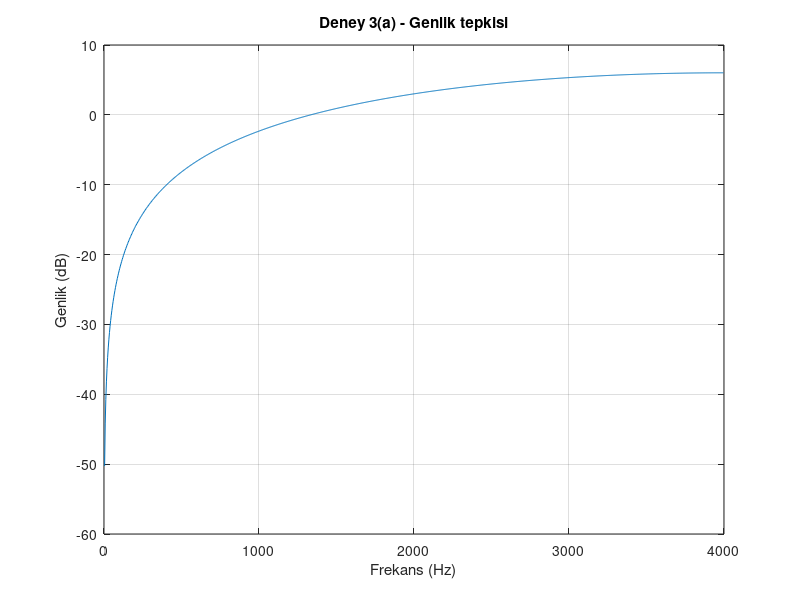
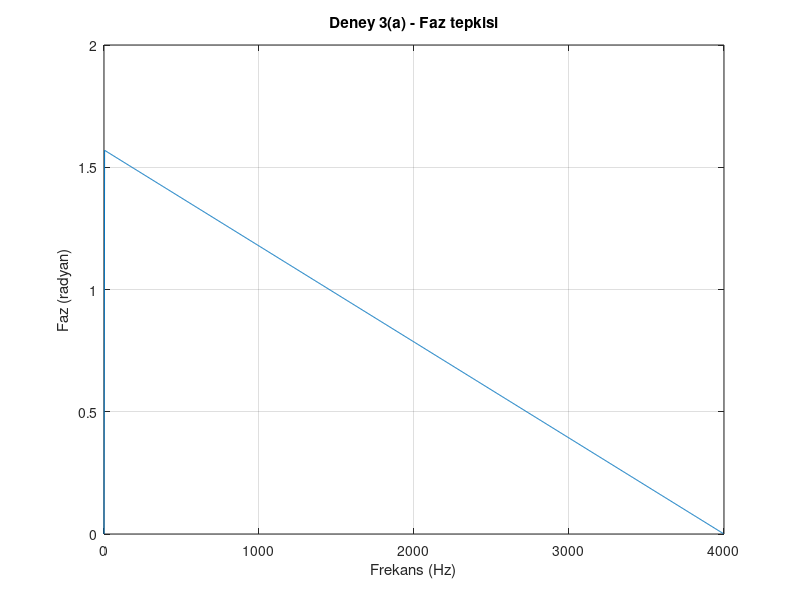

MATLAB code for these plots, in order: (Note: this script raises an error after producing the figures.)
clc;
close all;

% Filtre
fs = 8000;
alpha = 1;
B = [1 -alpha];
A = [1];

% (a) Frekans tepkisi
[H,fresp] = freqz(B, A, 1024, fs);4

figure;
plot(fresp, 20*log10(abs(H)));
grid on;
xlabel('Frekans (Hz)');
ylabel('Genlik (dB)');
title('Deney 3(a) - Genlik tepkisi');

figure;
plot(fresp, angle(H));
grid on;
xlabel('Frekans (Hz)');
ylabel('Faz (radyan)');
title('Deney 3(a) - Faz tepkisi');

% (b) Ses dosyasını yükleme
load train.mat
x = y;                     % train.mat içindeki ses değişkeni y ise
y_filt = filter(B, A, x);

% (c) Zaman domeni
N = length(x);
t = (0:N-1)/fs;

figure;
plot(t, x);
grid on;
xlabel('Zaman (s)');
ylabel('Genlik');
title('Filtrelenmemiş ses - Zaman domeni');

figure;
plot(t, y_filt);
grid on;
xlabel('Zaman (s)');
ylabel('Genlik');
title('Filtrelenmiş ses - Zaman domeni');

% (c)-(d) Frekans domeni ve tek taraflı tayf
X = fft(x);
Y = fft(y_filt);

P2_x = abs(X/N);
P1_x = P2_x(1:N/2+1);
P1_x(2:end-1) = 2*P1_x(2:end-1);

P2_y = abs(Y/N);
P1_y = P2_y(1:N/2+1);
P1_y(2:end-1) = 2*P1_y(2:end-1);

f = fs*(0:N/2)/N;

figure;
plot(f, P1_x);
grid on;
xlabel('Frekans (Hz)');
ylabel('Genlik');
title('Filtrelenmemiş ses - Tek taraflı tayf');

figure;
plot(f, P1_y);
grid on;
xlabel('Frekans (Hz)');
ylabel('Genlik');
title('Filtrelenmiş ses - Tek taraflı tayf');
